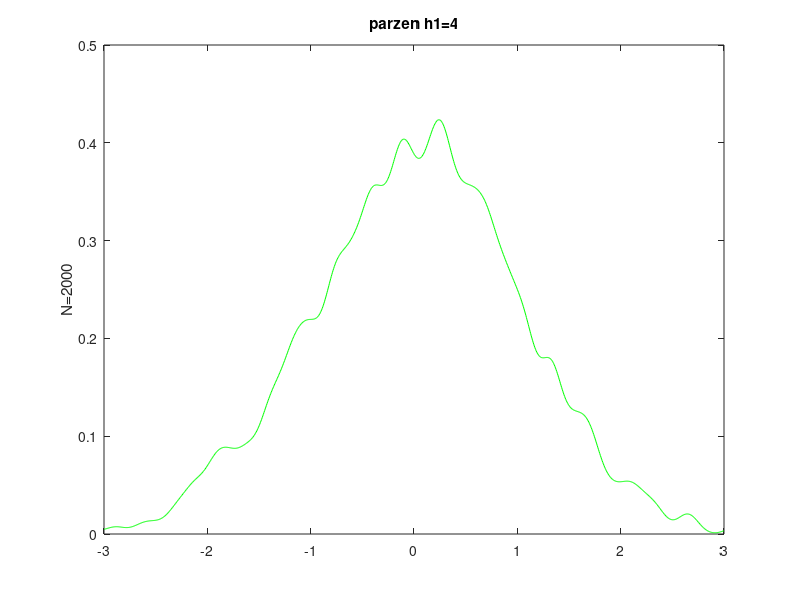

Recreate this plot in MATLAB.
%function p=Parzen(xi,x,h1,f)
%xi
%h1
clc,clear;
Num=2000;
    xi=mvnrnd([0 1 ],eye(2),Num)';
   % x1=mvnrnd([2 0 ],2*eye(2),Num)';
    xi(2,:)=[];
    x=linspace(-3,3,1024); 
   
 f=@(u)(1/sqrt(2*pi))*exp(-0.5*u.^2);

h1=4;
N=size(xi,2);
hn=h1/sqrt(N);
[X Xi]=meshgrid(x,xi);
p=sum(f((X-Xi)/hn)/hn)/N; 


figure;
plot(x,p,'g-');
title('parzen h1=4');
ylabel('N=2000');
%figure,plot(x1,p,'g-');